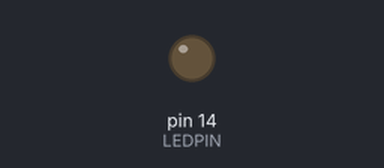
Bench run of a sketch on a simulated Arduino Uno, built with avr-gcc and run on an emulated ATmega328P. Parts: output pins drawn as LEDs (lit = HIGH).

Above: at 3.2 s.
At 12.8 s:
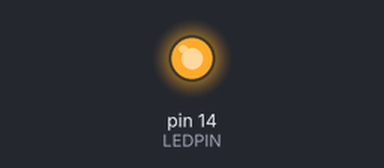
Timing chart, 0 to 33.3 s (numbered marks = the images above):
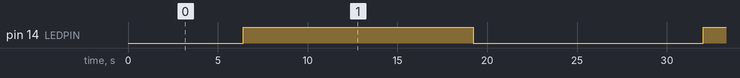

Measured:
- by itself, pin 14 (LEDPIN): alternates HIGH for 12.8 s and LOW for 12.8 s

The sketch:

drimLED.ino
```cpp
const int LEDPIN = 14;

void setup() {
  pinMode(LEDPIN, OUTPUT);
}

void loop() {
  for (int fadeValue = 0; fadeValue <= 255; fadeValue++) {
    analogWrite(LEDPIN, fadeValue);
    delay(50);
  }

  for (int fadeValue = 255; fadeValue >= 0; fadeValue--) {
    analogWrite(LEDPIN, fadeValue);
    delay(50);
  }
}
```
